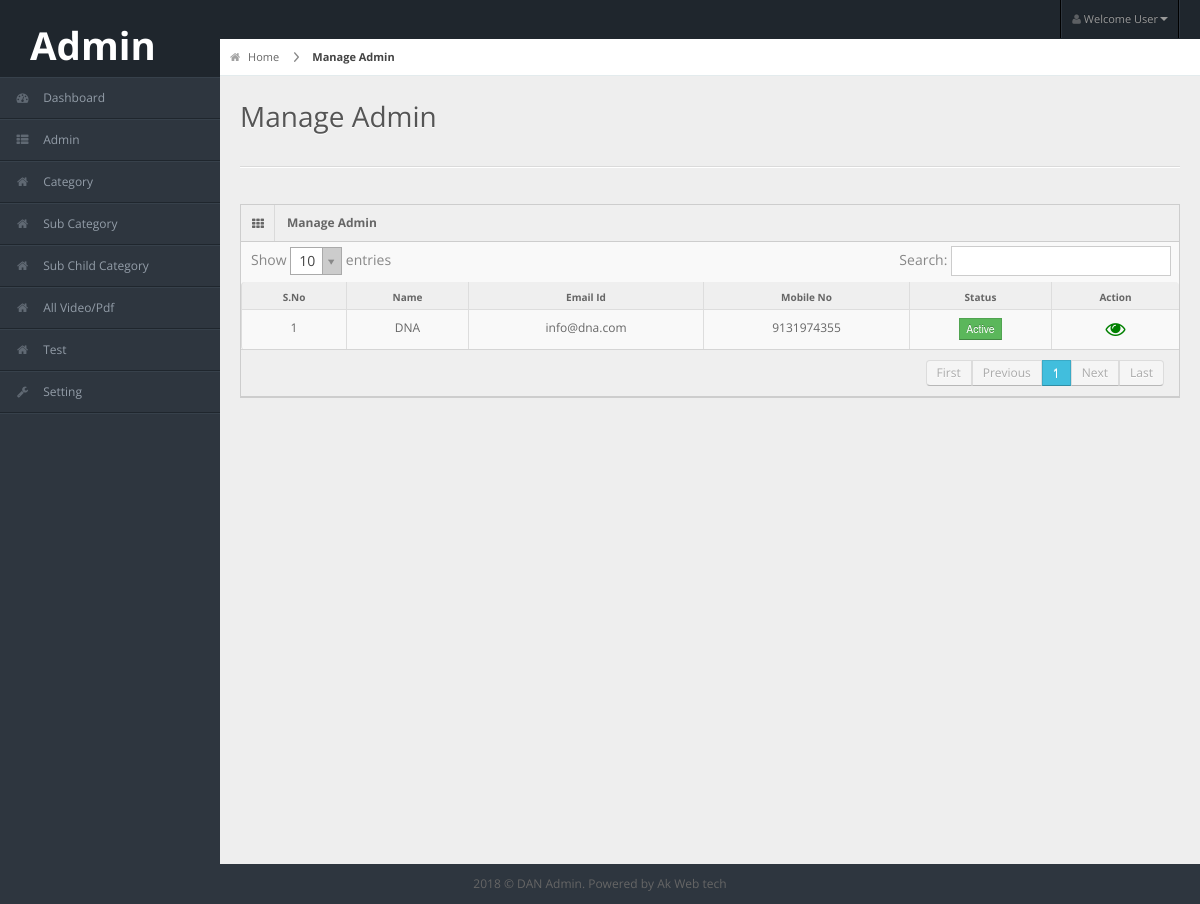
/manage_admin.php, run on the app's committed database.
### tables this page shows
CREATE TABLE `users` (
  `id` int(11) NOT NULL,
  `name` varchar(100) NOT NULL,
  `username` varchar(100) NOT NULL,
  `shop_name` varchar(100) NOT NULL,
  `shop_type` varchar(50) NOT NULL,
  `email` varchar(100) NOT NULL,
  `password` varchar(100) NOT NULL,
  `profile_pic` varchar(255) NOT NULL,
  `mobile_no` varchar(50) NOT NULL,
  `address` varchar(255) NOT NULL,
  `latitude` varchar(100) NOT NULL,
  `longitude` varchar(100) NOT NULL,
  `category` varchar(100) NOT NULL,
  `facilities` text NOT NULL,
  `brand` text NOT NULL,
  `price_rating` varchar(50) NOT NULL,
  `type` varchar(100) NOT NULL,
  `status` int(11) NOT NULL,
  `privacy_policy` int(11) NOT NULL,
  `created_on` datetime NOT NULL
);

### manage_admin.php (the view, shortened to what this page needs)
<?php
$admin = mysql_query("SELECT * FROM users WHERE type='Admin' order by created_on desc");
?>
<!DOCTYPE html>
<html lang="en">
   <?php include("segment/head.php");?>
<body>
   <?php include("segment/header.php");?>
    <?php include("segment/left_sidebar.php");?>
<div id="content">
  <div id="content-header">
    <div id="breadcrumb"> <a href="dashboard.php" title="Go to Home" class="tip-bottom"><i class="icon-home"></i> Home</a> <a href="#" class="current">Manage Admin</a> </div>
    <h1>Manage Admin</h1>
  </div>
  <div class="container-fluid">
    <hr>
    <div class="row-fluid">
      <div class="span12">
        <div class="widget-box">
          <div class="widget-title"> <span class="icon"><i class="icon-th"></i></span>
            <h5>Manage Admin</h5>
          </div>
          <div class="widget-content nopadding">
          <div class="table-responsive">
            <table class="table table-bordered data-table">
              <thead>
                <tr>
                  <th>S.No</th>
                  <th>Name</th>
                  <th>Email Id</th>
                  <th>Mobile No</th>
                  <th>Status</th>
                  <th>Action</th>
                </tr>
              </thead>
              <tbody>
			  <?php
			  $sn=1;
			  while($admin_detail = mysql_fetch_array($admin)){?>
                <tr class="gradeX">
                  <td class="center"><?=$sn;?></td>
                  <td><?=ucfirst($admin_detail['name']);?></td>
                  <td><?=$admin_detail['email'];?></td>
                  <td><?=$admin_detail['mobile_no'];?></td>
                  <td><?php if($admin_detail['status']=='1'){ echo '<button class="btn btn-success btn-mini">Active</button>'; }else{ echo '<button class="btn btn-danger btn-mini">Inactive</button>';} ?></td>
                  <td><a href="view_admin.php?id=<?=base64_encode($admin_detail['id']);?>"><span class="icon-eye-open"><span></a></td>
                </tr>
			  <?php } ?>
              </tbody>
            </table>
          </div>
          </div>
        </div>
      </div>
    </div>
  </div>
</div>
    <?php include("segment/footer.php");?>
</body>
</html>

### css/matrix-style.css (style rules this page uses)
* { outline:none !important; -moz-outline: none !important; }
html, body { height:100% }
body { overflow-x: hidden; margin-top: -10px; font-family: 'Open Sans', sans-serif; font-size:12px; color:#666; }
a { color:#666; }
select, textarea, input[type="text"], input[type="password"], input[type="datetime"], input[type="datetime-local"], input[type="date"], input[type="month"], input[type="time"], input[type="week"], input[type="number"], input[type="email"], input[type="url"], input[type="search"], input[type="tel"], input[type="color"], .uneditable-input, .label, .dropdown-menu, .btn, .well, .progress, .table-bordered, .btn-group > .btn:first-child, .btn-group > .btn:last-child, .btn-group > .btn:last-child, .btn-group > .dropdown-toggle, .alert { border-radius:0px; }
.btn, textarea, input[type="text"], input[type="password"], input[type="datetime"], input[type="datetime-local"], input[type="date"], input[type="month"], input[type="time"], input[type="week"], input[type="number"], input[type="email"], input[type="url"], input[type="search"], input[type="tel"], input[type="color"], .uneditable-input { box-shadow:none; }
.progress, .progress-success .bar, .progress .bar-success, .progress-warning .bar, .progress .bar-warning, .progress-danger .bar, .progress .bar-danger, .progress-info .bar, .progress .bar-info, .btn, .btn-primary { background-image:none; }
hr { border-top-color:#dadada; }
#content { background: none repeat scroll 0 0 #eeeeee; margin-left: 220px; margin-right: 0; padding-bottom: 25px; position: relative; min-height:100%; width: auto; }
#content-header { position: abslute; width: 100%; margin-top: -38px; z-index: 20; }
#content-header h1 { color: #555555; font-size: 28px; font-weight: normal; float: none; text-shadow: 0 1px 0 #ffffff; margin-left: 20px; position: relative; }
#content-header h1, #content-header .btn-group { margin-top: 20px; }
#breadcrumb { background-color: #fff; border-bottom: 1px solid #e3ebed; }
#breadcrumb a { padding: 8px 20px 8px 10px; display: inline-block; background-image: url('../img/breadcrumb.png'); background-position: center right; background-repeat: no-repeat; font-size: 11px; color: #666666; }
#breadcrumb a:last-child { background-image:none; }
#breadcrumb a.current { font-weight: bold; color: #444444; }
#breadcrumb a i { margin-right: 5px; opacity: .6; }
.stat-boxes .peity_bar_good, .stat-boxes .peity_line_good, { color: #459D1C; }
.widget-box { background: none repeat scroll 0 0 #F9F9F9; border-left: 1px solid #CDCDCD; border-top: 1px solid #CDCDCD; border-right: 1px solid #CDCDCD; clear: both; margin-top: 16px; margin-bottom: 16px; position: relative; }
.widget-title, .modal-header, .table th, div.dataTables_wrapper .ui-widget-header { background:#efefef; border-bottom: 1px solid #CDCDCD; height: 36px; }
.widget-title span.icon { padding: 9px 10px 7px 11px; float: left; border-right:1px solid #dadada; }
.widget-title h5 { color: #666; float: left; font-size: 12px; font-weight: bold; padding: 12px; line-height: 12px; margin: 0; }
.widget-content { padding:15px; border-bottom: 1px solid #cdcdcd; }
.table th { height: auto; font-size: 10px; padding: 5px 10px 2px; border-bottom: 0; text-align: center; color: #666666; }
.nopadding { padding: 0 !important; }
.nopadding .table { margin-bottom: 0; }
.nopadding .table-bordered { border: 0; }
.icon-eye-open { font-size: 20px; color:green; }
.dataTable td { text-align:center; }

### css/matrix-media.css (style rules this page uses)
body { background:#2E363F; }

### segment/head.php (style rules this page uses)
.table-responsive { min-height:.01%; overflow-x:auto }

### data on the page
users: name "DNA", email "info@dna.com", mobile_no "9131974355", status "Active"
